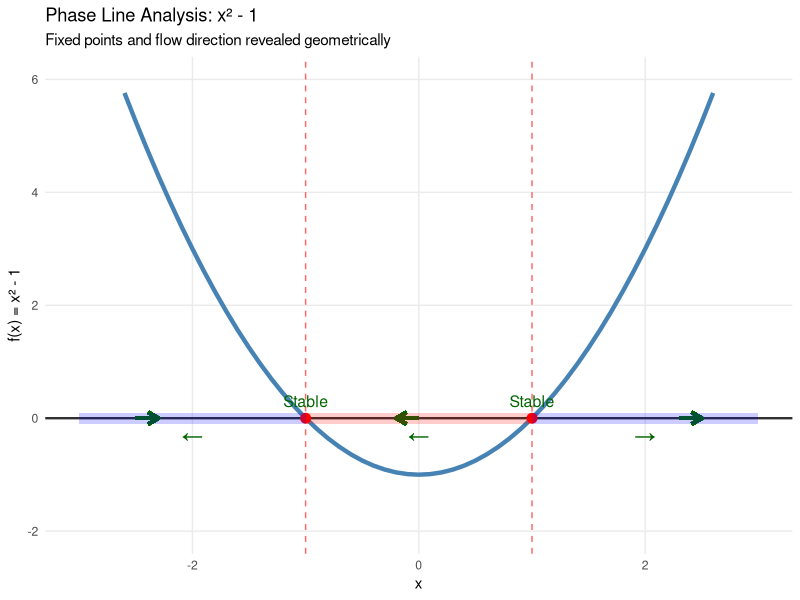
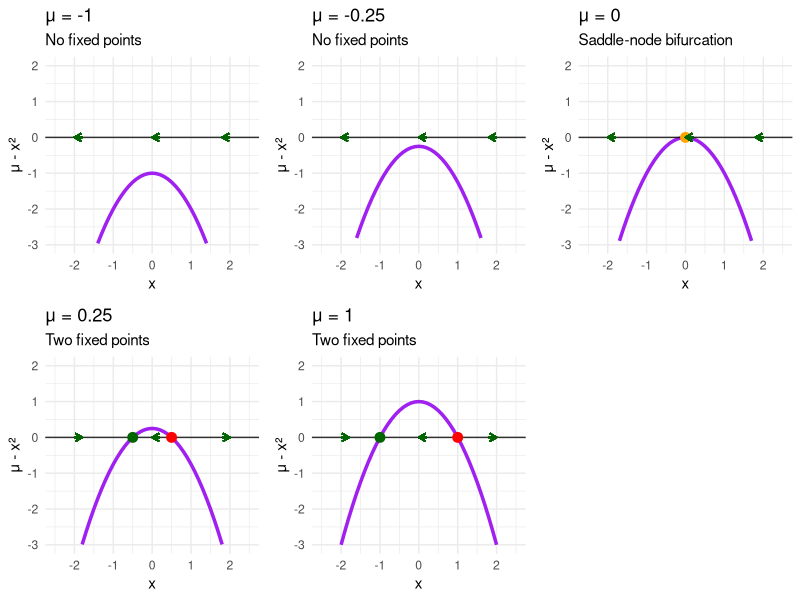
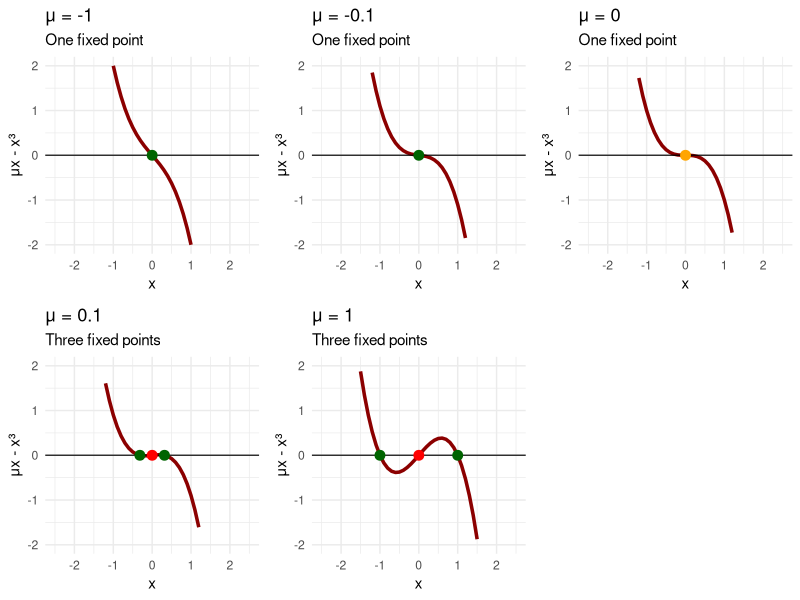
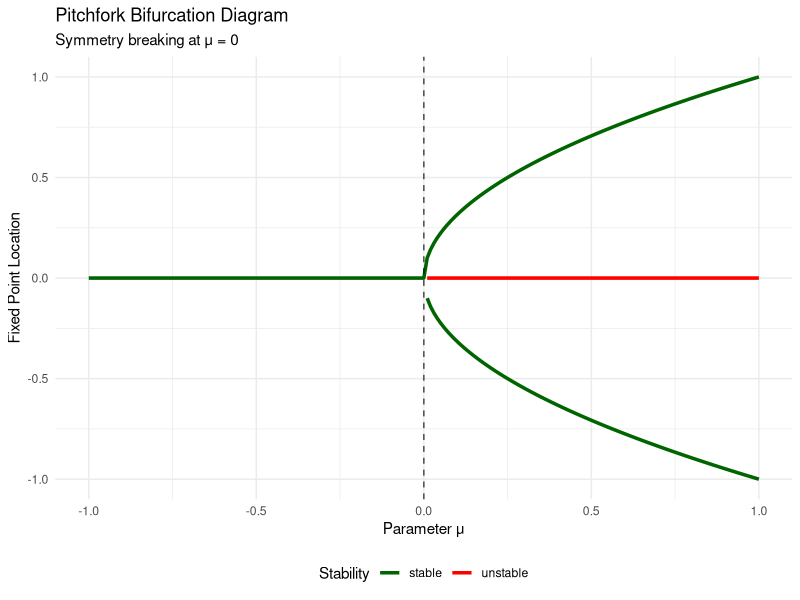
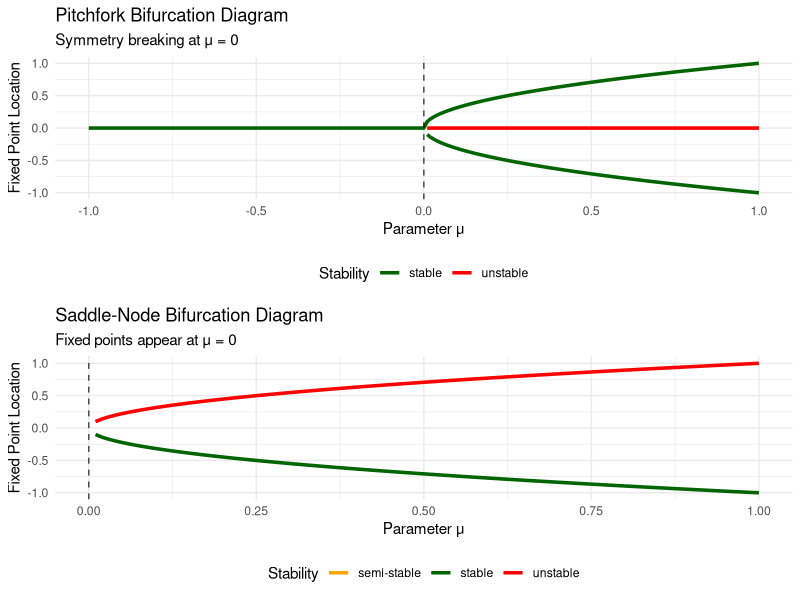
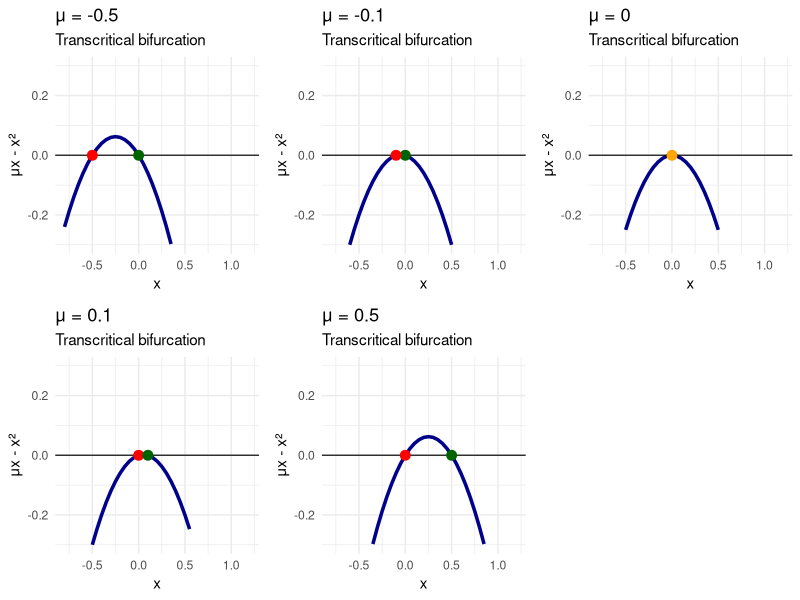
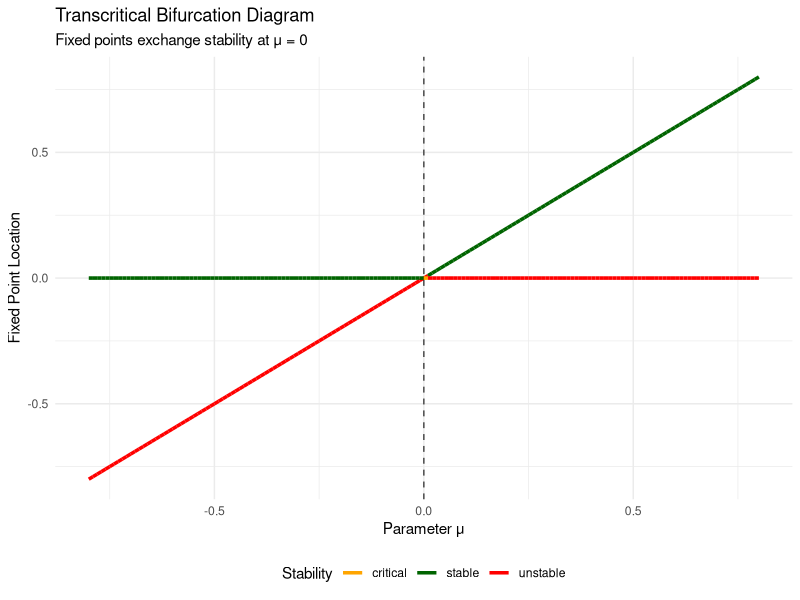
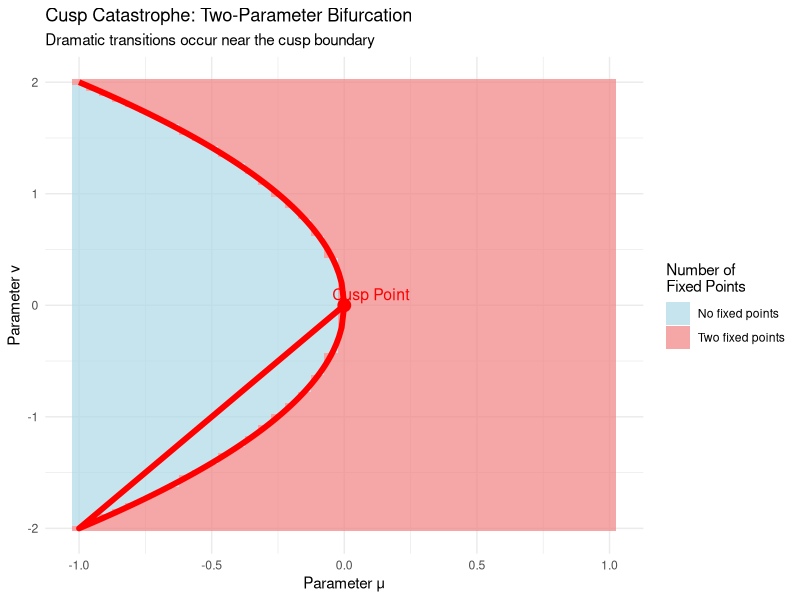

Reproduce these figures in R, in order.
## ---- chunk 1
# Load required libraries
library(ggplot2)
library(dplyr)
library(gridExtra)
library(viridis)

# Define the function f(x) = x^2 - 1
f <- function(x) x^2 - 1

# Create phase line data
x_vals <- seq(-3, 3, by = 0.1)
fx_vals <- f(x_vals)

phase_data <- data.frame(
  x = x_vals,
  fx = fx_vals
)

# Find fixed points
fixed_points <- c(-1, 1)  # Analytical solution

# Create phase line plot
phase_line_plot <- ggplot(phase_data, aes(x = x, y = fx)) +
  geom_line(color = "steelblue", size = 1.5) +
  geom_hline(yintercept = 0, linetype = "solid", alpha = 0.8, size = 0.8) +
  geom_vline(xintercept = fixed_points, linetype = "dashed", alpha = 0.6, color = "red") +
  geom_point(data = data.frame(x = fixed_points, fx = c(0, 0)), 
             aes(x = x, y = fx), color = "red", size = 3) +
  
  # Add flow arrows
  geom_segment(aes(x = -2.5, y = 0, xend = -2.3, yend = 0), 
               arrow = arrow(length = unit(0.3, "cm")), color = "darkgreen", size = 1.2) +
  geom_segment(aes(x = 0, y = 0, xend = -0.2, yend = 0), 
               arrow = arrow(length = unit(0.3, "cm")), color = "darkgreen", size = 1.2) +
  geom_segment(aes(x = 2.3, y = 0, xend = 2.5, yend = 0), 
               arrow = arrow(length = unit(0.3, "cm")), color = "darkgreen", size = 1.2) +
  
  # Annotations
  annotate("text", x = -1, y = 0.3, label = "Stable", color = "darkgreen", size = 4) +
  annotate("text", x = 1, y = 0.3, label = "Stable", color = "darkgreen", size = 4) +
  annotate("text", x = -2, y = -0.3, label = "←", color = "darkgreen", size = 6) +
  annotate("text", x = 0, y = -0.3, label = "←", color = "darkgreen", size = 6) +
  annotate("text", x = 2, y = -0.3, label = "→", color = "darkgreen", size = 6) +
  
  # Regions
  annotate("rect", xmin = -3, xmax = -1, ymin = -0.1, ymax = 0.1, 
           alpha = 0.2, fill = "blue") +
  annotate("rect", xmin = -1, xmax = 1, ymin = -0.1, ymax = 0.1, 
           alpha = 0.2, fill = "red") +
  annotate("rect", xmin = 1, xmax = 3, ymin = -0.1, ymax = 0.1, 
           alpha = 0.2, fill = "blue") +
  
  labs(
    title = "Phase Line Analysis: x² - 1",
    x = "x",
    y = "f(x) = x² - 1",
    subtitle = "Fixed points and flow direction revealed geometrically"
  ) +
  theme_minimal() +
  theme(panel.grid.minor = element_blank()) +
  ylim(-2, 6)

print(phase_line_plot)
## ---- chunk 2
# Saddle-node bifurcation analysis
mu_values <- c(-1, -0.25, 0, 0.25, 1)

# Create bifurcation plots
saddle_node_plots <- list()

for (i in seq_along(mu_values)) {
  mu <- mu_values[i]
  
  # Define function
  f_sn <- function(x) mu - x^2
  
  # Create data
  x_vals <- seq(-3, 3, by = 0.1)
  fx_vals <- f_sn(x_vals)
  
  plot_data <- data.frame(
    x = x_vals,
    fx = fx_vals
  )
  
  # Find fixed points
  if (mu < 0) {
    fixed_points <- numeric(0)
    fp_stability <- character(0)
  } else if (mu == 0) {
    fixed_points <- 0
    fp_stability <- "semi-stable"
  } else {
    fixed_points <- c(-sqrt(mu), sqrt(mu))
    fp_stability <- c("stable", "unstable")
  }
  
  p <- ggplot(plot_data, aes(x = x, y = fx)) +
    geom_line(color = "purple", size = 1.2) +
    geom_hline(yintercept = 0, linetype = "solid", alpha = 0.8) +
    labs(
      title = paste("μ =", mu),
      x = "x",
      y = "μ - x²",
      subtitle = ifelse(mu < 0, "No fixed points", 
                       ifelse(mu == 0, "Saddle-node bifurcation",
                             "Two fixed points"))
    ) +
    theme_minimal() +
    ylim(-3, 2) +
    xlim(-2.5, 2.5)
  
  # Add fixed points
  if (length(fixed_points) > 0) {
    fp_colors <- ifelse(fp_stability == "stable", "darkgreen", 
                       ifelse(fp_stability == "unstable", "red", "orange"))
    
    p <- p + geom_point(data = data.frame(x = fixed_points, y = rep(0, length(fixed_points))),
                       aes(x = x, y = y), color = fp_colors, size = 3)
  }
  
  # Add flow arrows
  if (mu <= 0) {
    # All flow leftward
    p <- p + 
      geom_segment(aes(x = -1.8, y = 0, xend = -2, yend = 0), 
                   arrow = arrow(length = unit(0.2, "cm")), color = "darkgreen") +
      geom_segment(aes(x = 0.2, y = 0, xend = 0, yend = 0), 
                   arrow = arrow(length = unit(0.2, "cm")), color = "darkgreen") +
      geom_segment(aes(x = 2, y = 0, xend = 1.8, yend = 0), 
                   arrow = arrow(length = unit(0.2, "cm")), color = "darkgreen")
  } else {
    # Flow toward stable point, away from unstable
    p <- p + 
      geom_segment(aes(x = -2, y = 0, xend = -1.8, yend = 0), 
                   arrow = arrow(length = unit(0.2, "cm")), color = "darkgreen") +
      geom_segment(aes(x = 0.2, y = 0, xend = 0, yend = 0), 
                   arrow = arrow(length = unit(0.2, "cm")), color = "darkgreen") +
      geom_segment(aes(x = 1.8, y = 0, xend = 2, yend = 0), 
                   arrow = arrow(length = unit(0.2, "cm")), color = "darkgreen")
  }
  
  saddle_node_plots[[i]] <- p
}

# Arrange plots
do.call(grid.arrange, c(saddle_node_plots, ncol = 3, nrow = 2))
## ---- chunk 3
# Pitchfork bifurcation analysis
mu_values_pf <- c(-1, -0.1, 0, 0.1, 1)

pitchfork_plots <- list()

for (i in seq_along(mu_values_pf)) {
  mu <- mu_values_pf[i]
  
  # Define function
  f_pf <- function(x) mu * x - x^3
  
  # Create data
  x_vals <- seq(-2.5, 2.5, by = 0.1)
  fx_vals <- f_pf(x_vals)
  
  plot_data <- data.frame(
    x = x_vals,
    fx = fx_vals
  )
  
  # Find fixed points
  if (mu <= 0) {
    fixed_points <- 0
    fp_stability <- ifelse(mu < 0, "stable", "marginal")
    fp_colors <- ifelse(mu < 0, "darkgreen", "orange")
  } else {
    fixed_points <- c(-sqrt(mu), 0, sqrt(mu))
    fp_stability <- c("stable", "unstable", "stable")
    fp_colors <- c("darkgreen", "red", "darkgreen")
  }
  
  p <- ggplot(plot_data, aes(x = x, y = fx)) +
    geom_line(color = "darkred", size = 1.2) +
    geom_hline(yintercept = 0, linetype = "solid", alpha = 0.8) +
    geom_point(data = data.frame(x = fixed_points, y = rep(0, length(fixed_points))),
               aes(x = x, y = y), color = fp_colors, size = 3) +
    labs(
      title = paste("μ =", mu),
      x = "x",
      y = "μx - x³",
      subtitle = ifelse(mu <= 0, "One fixed point", "Three fixed points")
    ) +
    theme_minimal() +
    ylim(-2, 2) +
    xlim(-2.5, 2.5)
  
  pitchfork_plots[[i]] <- p
}

# Arrange plots
do.call(grid.arrange, c(pitchfork_plots, ncol = 3, nrow = 2))
## ---- chunk 4
# Create bifurcation diagram for pitchfork
mu_range <- seq(-1, 1, by = 0.01)
bifurcation_data <- data.frame()

for (mu in mu_range) {
  if (mu <= 0) {
    # Only one fixed point at origin
    temp_data <- data.frame(
      mu = mu,
      x_fixed = 0,
      stability = "stable"
    )
  } else {
    # Three fixed points
    temp_data <- data.frame(
      mu = c(mu, mu, mu),
      x_fixed = c(-sqrt(mu), 0, sqrt(mu)),
      stability = c("stable", "unstable", "stable")
    )
  }
  bifurcation_data <- rbind(bifurcation_data, temp_data)
}

# Create bifurcation diagram
bifurcation_plot <- ggplot(bifurcation_data, aes(x = mu, y = x_fixed, color = stability)) +
  geom_line(aes(group = interaction(x_fixed >= 0, stability)), size = 1.2) +
  geom_vline(xintercept = 0, linetype = "dashed", alpha = 0.7) +
  scale_color_manual(values = c("stable" = "darkgreen", "unstable" = "red")) +
  labs(
    title = "Pitchfork Bifurcation Diagram",
    x = "Parameter μ",
    y = "Fixed Point Location",
    color = "Stability",
    subtitle = "Symmetry breaking at μ = 0"
  ) +
  theme_minimal() +
  theme(legend.position = "bottom")

print(bifurcation_plot)

# Create saddle-node bifurcation diagram
mu_range_sn <- seq(-0.5, 1, by = 0.01)
bifurcation_data_sn <- data.frame()

for (mu in mu_range_sn) {
  if (mu < 0) {
    # No fixed points - we'll represent this as empty
    next
  } else if (mu == 0) {
    # One semi-stable fixed point
    temp_data <- data.frame(
      mu = mu,
      x_fixed = 0,
      stability = "semi-stable"
    )
  } else {
    # Two fixed points
    temp_data <- data.frame(
      mu = c(mu, mu),
      x_fixed = c(-sqrt(mu), sqrt(mu)),
      stability = c("stable", "unstable")
    )
  }
  bifurcation_data_sn <- rbind(bifurcation_data_sn, temp_data)
}

bifurcation_plot_sn <- ggplot(bifurcation_data_sn, aes(x = mu, y = x_fixed, color = stability)) +
  geom_line(aes(group = interaction(x_fixed >= 0, stability)), size = 1.2) +
  geom_vline(xintercept = 0, linetype = "dashed", alpha = 0.7) +
  scale_color_manual(values = c("stable" = "darkgreen", "unstable" = "red", "semi-stable" = "orange")) +
  labs(
    title = "Saddle-Node Bifurcation Diagram",
    x = "Parameter μ",
    y = "Fixed Point Location",
    color = "Stability",
    subtitle = "Fixed points appear at μ = 0"
  ) +
  theme_minimal() +
  theme(legend.position = "bottom")

# Display both bifurcation diagrams
grid.arrange(bifurcation_plot, bifurcation_plot_sn, ncol = 1)
## ---- chunk 5
# Transcritical bifurcation analysis
mu_values_tc <- c(-0.5, -0.1, 0, 0.1, 0.5)

transcritical_plots <- list()

for (i in seq_along(mu_values_tc)) {
  mu <- mu_values_tc[i]
  
  # Define function
  f_tc <- function(x) mu * x - x^2
  
  # Create data
  x_vals <- seq(-1, 1.5, by = 0.05)
  fx_vals <- f_tc(x_vals)
  
  plot_data <- data.frame(
    x = x_vals,
    fx = fx_vals
  )
  
  # Fixed points are always at 0 and mu
  fixed_points <- c(0, mu)
  
  # Stability depends on mu sign
  if (mu < 0) {
    fp_colors <- c("darkgreen", "red")  # 0 stable, mu unstable
    fp_labels <- c("Stable", "Unstable")
  } else if (mu == 0) {
    fp_colors <- c("orange")  # Degenerate case
    fp_labels <- c("Critical")
    fixed_points <- c(0)
  } else {
    fp_colors <- c("red", "darkgreen")  # 0 unstable, mu stable
    fp_labels <- c("Unstable", "Stable")
  }
  
  p <- ggplot(plot_data, aes(x = x, y = fx)) +
    geom_line(color = "darkblue", size = 1.2) +
    geom_hline(yintercept = 0, linetype = "solid", alpha = 0.8) +
    geom_point(data = data.frame(x = fixed_points, y = rep(0, length(fixed_points))),
               aes(x = x, y = y), color = fp_colors, size = 3) +
    labs(
      title = paste("μ =", mu),
      x = "x",
      y = "μx - x²",
      subtitle = "Transcritical bifurcation"
    ) +
    theme_minimal() +
    ylim(-0.3, 0.3) +
    xlim(-0.8, 1.2)
  
  transcritical_plots[[i]] <- p
}

# Arrange plots
do.call(grid.arrange, c(transcritical_plots, ncol = 3, nrow = 2))

# Create transcritical bifurcation diagram
mu_range_tc <- seq(-0.8, 0.8, by = 0.01)
bifurcation_data_tc <- data.frame()

for (mu in mu_range_tc) {
  if (mu == 0) {
    temp_data <- data.frame(
      mu = mu,
      x_fixed = 0,
      stability = "critical"
    )
  } else {
    if (mu < 0) {
      stabilities <- c("stable", "unstable")
    } else {
      stabilities <- c("unstable", "stable")
    }
    
    temp_data <- data.frame(
      mu = c(mu, mu),
      x_fixed = c(0, mu),
      stability = stabilities
    )
  }
  bifurcation_data_tc <- rbind(bifurcation_data_tc, temp_data)
}

bifurcation_plot_tc <- ggplot(bifurcation_data_tc, aes(x = mu, y = x_fixed, color = stability)) +
  geom_line(aes(group = interaction(x_fixed == 0)), size = 1.2) +
  geom_vline(xintercept = 0, linetype = "dashed", alpha = 0.7) +
  scale_color_manual(values = c("stable" = "darkgreen", "unstable" = "red", "critical" = "orange")) +
  labs(
    title = "Transcritical Bifurcation Diagram",
    x = "Parameter μ",
    y = "Fixed Point Location",
    color = "Stability",
    subtitle = "Fixed points exchange stability at μ = 0"
  ) +
  theme_minimal() +
  theme(legend.position = "bottom")

print(bifurcation_plot_tc)
## ---- chunk 6
# Create cusp catastrophe visualization
mu_range <- seq(-1, 1, by = 0.05)
nu_range <- seq(-2, 2, by = 0.05)

# Create parameter grid
param_grid <- expand.grid(mu = mu_range, nu = nu_range)

# Calculate number of real fixed points for each parameter combination
param_grid$num_fixed_points <- ifelse(param_grid$nu^2 + 4*param_grid$mu >= 0, 2, 0)

# Define the cusp boundary
cusp_boundary_mu <- seq(-1, 1, by = 0.01)
cusp_boundary_nu_pos <- 2 * sqrt(-cusp_boundary_mu)
cusp_boundary_nu_neg <- -2 * sqrt(-cusp_boundary_mu)

# Only include valid boundary points
valid_indices <- cusp_boundary_mu <= 0
cusp_boundary <- data.frame(
  mu = rep(cusp_boundary_mu[valid_indices], 2),
  nu = c(cusp_boundary_nu_pos[valid_indices], cusp_boundary_nu_neg[valid_indices])
)

# Create cusp catastrophe plot
cusp_plot <- ggplot() +
  geom_tile(data = param_grid, aes(x = mu, y = nu, fill = factor(num_fixed_points)), alpha = 0.7) +
  geom_path(data = cusp_boundary, aes(x = mu, y = nu), color = "red", size = 2) +
  geom_point(aes(x = 0, y = 0), color = "red", size = 4) +
  scale_fill_manual(values = c("0" = "lightblue", "2" = "lightcoral"), 
                    labels = c("0" = "No fixed points", "2" = "Two fixed points")) +
  labs(
    title = "Cusp Catastrophe: Two-Parameter Bifurcation",
    x = "Parameter μ",
    y = "Parameter ν",
    fill = "Number of\nFixed Points",
    subtitle = "Dramatic transitions occur near the cusp boundary"
  ) +
  theme_minimal() +
  annotate("text", x = 0.1, y = 0.1, label = "Cusp Point", color = "red", size = 4)

print(cusp_plot)

# Create 3D visualization of the cusp surface
# We'll show fixed point locations as a function of parameters
mu_3d <- seq(-0.5, 0.5, by = 0.05)
nu_3d <- seq(-1.5, 1.5, by = 0.05)
cusp_3d_grid <- expand.grid(mu = mu_3d, nu = nu_3d)

# Calculate fixed points
cusp_3d_grid$discriminant <- cusp_3d_grid$nu^2 + 4*cusp_3d_grid$mu
cusp_3d_grid$x1 <- ifelse(cusp_3d_grid$discriminant >= 0, 
                          (cusp_3d_grid$nu + sqrt(cusp_3d_grid$discriminant))/2, NA)
cusp_3d_grid$x2 <- ifelse(cusp_3d_grid$discriminant >= 0, 
                          (cusp_3d_grid$nu - sqrt(cusp_3d_grid$discriminant))/2, NA)

# Create separate data for each sheet
sheet1 <- cusp_3d_grid[!is.na(cusp_3d_grid$x1), c("mu", "nu", "x1")]
names(sheet1)[3] <- "x"
sheet1$sheet <- "Upper"

sheet2 <- cusp_3d_grid[!is.na(cusp_3d_grid$x2), c("mu", "nu", "x2")]
names(sheet2)[3] <- "x"
sheet2$sheet <- "Lower"

cusp_surface_data <- rbind(sheet1, sheet2)

# 2D projection showing the folded surface
cusp_surface_plot <- ggplot(cusp_surface_data, aes(x = mu, y = x, color = nu)) +
  geom_point(size = 0.5, alpha = 0.6) +
  scale_color_viridis_c() +
  labs(
    title = "Cusp Surface: Fixed Points vs Parameters",
    x = "Parameter μ",
    y = "Fixed Point Location x",
    color = "Parameter ν",
    subtitle = "The folded surface creates multiple equilibria"
  ) +
  theme_minimal()

print(cusp_surface_plot)
## ---- chunk 7
# Imperfect pitchfork bifurcation
epsilon_values <- c(0, 0.02, 0.05, 0.1)
mu_range_imperfect <- seq(-0.5, 0.5, by = 0.01)

imperfect_bifurcation_data <- data.frame()

for (eps in epsilon_values) {
  for (mu in mu_range_imperfect) {
    # Find fixed points numerically for mu*x - x^3 + epsilon = 0
    # This is equivalent to x^3 - mu*x - epsilon = 0
    
    # Use numerical root finding approach
    f_imperfect <- function(x) mu*x - x^3 + eps
    
    # Search for roots in reasonable range
    roots <- numeric(0)
    test_points <- seq(-3, 3, by = 0.1)
    
    for (i in 1:(length(test_points)-1)) {
      if (f_imperfect(test_points[i]) * f_imperfect(test_points[i+1]) < 0) {
        # Sign change indicates root
        root <- uniroot(f_imperfect, c(test_points[i], test_points[i+1]))$root
        roots <- c(roots, root)
      }
    }
    
    # Remove duplicates
    if (length(roots) > 0) {
      roots <- unique(round(roots, 6))
      
      # Check stability
      f_prime <- function(x) mu - 3*x^2
      
      for (root in roots) {
        stability <- ifelse(f_prime(root) < 0, "stable", "unstable")
        
        temp_data <- data.frame(
          epsilon = eps,
          mu = mu,
          x_fixed = root,
          stability = stability
        )
        imperfect_bifurcation_data <- rbind(imperfect_bifurcation_data, temp_data)
      }
    }
  }
}

# Create plots for different epsilon values
imperfect_plots <- list()

for (i in seq_along(epsilon_values)) {
  eps <- epsilon_values[i]
  subset_data <- imperfect_bifurcation_data[imperfect_bifurcation_data$epsilon == eps,]
  
  p <- ggplot(subset_data, aes(x = mu, y = x_fixed, color = stability)) +
    geom_point(size = 0.8, alpha = 0.7) +
    geom_vline(xintercept = 0, linetype = "dashed", alpha = 0.7) +
    scale_color_manual(values = c("stable" = "darkgreen", "unstable" = "red")) +
    labs(
      title = paste("ε =", eps),
      x = "Parameter μ",
      y = "Fixed Point x",
      subtitle = ifelse(eps == 0, "Perfect pitchfork", "Imperfect bifurcation")
    ) +
    theme_minimal() +
    theme(legend.position = "none") +
    ylim(-1, 1)
  
  imperfect_plots[[i]] <- p
}

# Arrange plots
do.call(grid.arrange, c(imperfect_plots, ncol = 2, nrow = 2))
## ---- chunk 8
# Transcendental bifurcation example
mu_values_sin <- c(-1.2, -1, -0.5, 0, 0.5, 1, 1.2)

sin_bifurcation_plots <- list()

for (i in seq_along(mu_values_sin)) {
  mu <- mu_values_sin[i]
  
  # Define function
  f_sin <- function(x) sin(x) - mu
  
  # Create data
  x_vals <- seq(-2*pi, 2*pi, by = 0.1)
  fx_vals <- f_sin(x_vals)
  
  plot_data <- data.frame(
    x = x_vals,
    fx = fx_vals
  )
  
  # Find fixed points numerically
  fixed_points <- numeric(0)
  for (j in 1:(length(x_vals)-1)) {
    if (fx_vals[j] * fx_vals[j+1] < 0) {
      root <- uniroot(f_sin, c(x_vals[j], x_vals[j+1]))$root
      fixed_points <- c(fixed_points, root)
    }
  }
  
  # Remove duplicates
  if (length(fixed_points) > 0) {
    fixed_points <- unique(round(fixed_points, 4))
  }
  
  p <- ggplot(plot_data, aes(x = x, y = fx)) +
    geom_line(color = "darkgreen", size = 1.2) +
    geom_hline(yintercept = 0, linetype = "solid", alpha = 0.8) +
    labs(
      title = paste("μ =", mu),
      x = "x",
      y = "sin(x) - μ",
      subtitle = paste("Number of fixed points:", length(fixed_points))
    ) +
    theme_minimal() +
    ylim(-2.5, 2.5)
  
  # Add fixed points
  if (length(fixed_points) > 0) {
    p <- p + geom_point(data = data.frame(x = fixed_points, y = rep(0, length(fixed_points))),
                       aes(x = x, y = y), color = "red", size = 2)
  }
  
  sin_bifurcation_plots[[i]] <- p
}

# Arrange plots
do.call(grid.arrange, c(sin_bifurcation_plots[1:4], ncol = 2, nrow = 2))
do.call(grid.arrange, c(sin_bifurcation_plots[5:7], ncol = 2, nrow = 2))
